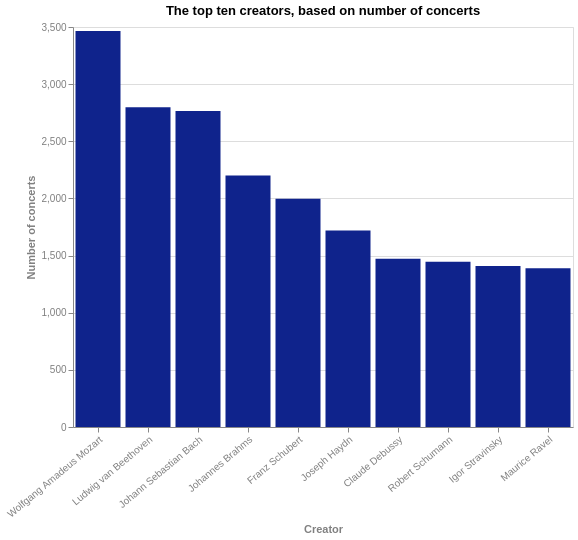

Source (Vega-Lite JSON):
### Vega-Lite specification from a JSON file in a GitHub repository (floating-point values rounded to 4 significant figures)
{"$schema": "https://vega.github.io/schema/vega-lite/v5.json", "title": "The top ten creators, based on number of concerts", "description": "The top ten creators, based on number of concerts", "width": 500, "height": 400, "data": {"values": [{"Creator": "Wolfgang Amadeus Mozart", "Number of concerts": 3466}, {"Creator": "Ludwig van Beethoven", "Number of concerts": 2797}, {"Creator": "Johann Sebastian Bach", "Number of concerts": 2765}, {"Creator": "Johannes Brahms", "Number of concerts": 2200}, {"Creator": "Franz Schubert", "Number of concerts": 1998}, {"Creator": "Joseph Haydn", "Number of concerts": 1719}, {"Creator": "Claude Debussy", "Number of concerts": 1472}, {"Creator": "Robert Schumann", "Number of concerts": 1446}, {"Creator": "Igor Stravinsky", "Number of concerts": 1409}, {"Creator": "Maurice Ravel", "Number of concerts": 1390}]}, "mark": {"type": "bar", "binSpacing": 1, "tooltip": true}, "encoding": {"x": {"field": "Creator", "type": "nominal", "title": "Creator", "sort": "-y"}, "y": {"field": "Number of concerts", "type": "quantitative", "title": "Number of concerts"}, "color": {"value": "#0F238C"}}, "config": {"countTitle": "Count", "axisX": {"labelAngle": -40, "titleColor": "grey", "labelColor": "grey"}, "axisY": {"titleColor": "grey", "labelColor": "grey"}}}
